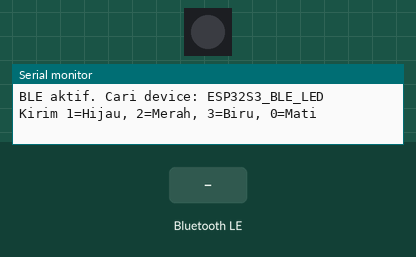
This sketch was run on a simulated ESP32-S3. Shown: 1 RGB LEDs in strip order, left to right, the last lines printed to the serial monitor. The test bench sets the inputs (shaded band). Dim RGB values are drawn brighter than linear; nothing arrives over Bluetooth unless stated; a phone connects over Bluetooth LE 3 s after start.

Above: at 2.4 s.
2.5 s: Bluetooth LE write "1" received
At 3.6 s:
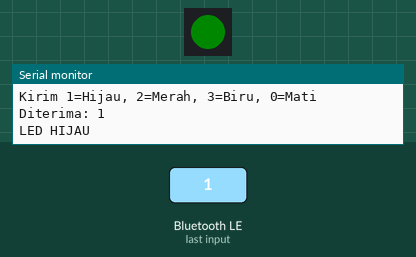
4.0 s: Bluetooth LE write "2" received
At 4.7 s:
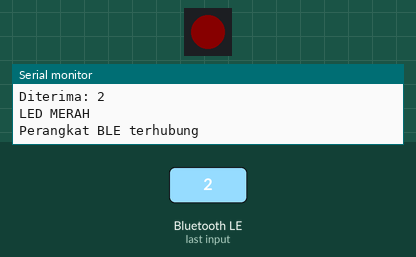
5.7 s: Bluetooth LE write "3" received
At 6.0 s:
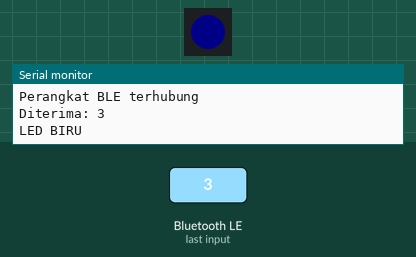
Timing chart, 0 to 8.7 s (numbered marks = the images above; inputs shaded):
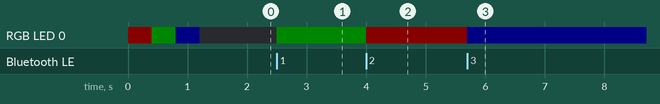

The sketch:

BLE.ino
```cpp
#include <BLEDevice.h>
#include <BLEServer.h>
#include <BLEUtils.h>
#include <BLE2902.h>
#include <Adafruit_NeoPixel.h>

#define LED_PIN 48
#define NUMPIXELS 1

#define SERVICE_UUID        "4fafc201-1fb5-459e-8fcc-c5c9c331914b"
#define CHARACTERISTIC_UUID "beb5483e-36e1-4688-b7f5-ea07361b26a8"

Adafruit_NeoPixel pixels(NUMPIXELS, LED_PIN, NEO_GRB + NEO_KHZ800);

BLECharacteristic *pCharacteristic;
bool deviceConnected = false;

void setLedColor(uint8_t r, uint8_t g, uint8_t b) {
  pixels.setPixelColor(0, pixels.Color(r, g, b));
  pixels.show();
}

class MyServerCallbacks : public BLEServerCallbacks {
  void onConnect(BLEServer* pServer) {
    deviceConnected = true;
    Serial.println("Perangkat BLE terhubung");
  }

  void onDisconnect(BLEServer* pServer) {
    deviceConnected = false;
    Serial.println("Perangkat BLE terputus");
    BLEDevice::startAdvertising();
    Serial.println("Iklan BLE dimulai lagi");
  }
};

class MyCallbacks : public BLECharacteristicCallbacks {
  void onWrite(BLECharacteristic *pCharacteristic) {
    String value = pCharacteristic->getValue();

    if (value.length() > 0) {
      char command = value[0];
      Serial.print("Diterima: ");
      Serial.println(command);

      switch (command) {
        case '1':
          setLedColor(0, 50, 0);   // Hijau
          Serial.println("LED HIJAU");
          break;

        case '2':
          setLedColor(50, 0, 0);   // Merah
          Serial.println("LED MERAH");
          break;

        case '3':
          setLedColor(0, 0, 50);   // Biru
          Serial.println("LED BIRU");
          break;

        case '0':
          pixels.clear();
          pixels.show();
          Serial.println("LED OFF");
          break;

        default:
          Serial.println("Perintah tidak dikenal");
      }
    }
  }
};

void setup() {
  Serial.begin(115200);

  pixels.begin();
  pixels.setBrightness(50);
  pixels.clear();
  pixels.show();

  // Tes awal
  setLedColor(50, 0, 0); delay(400); // merah
  setLedColor(0, 50, 0); delay(400); // hijau
  setLedColor(0, 0, 50); delay(400); // biru
  pixels.clear();
  pixels.show();

  BLEDevice::init("ESP32S3_BLE_LED");

  BLEServer *pServer = BLEDevice::createServer();
  pServer->setCallbacks(new MyServerCallbacks());

  BLEService *pService = pServer->createService(SERVICE_UUID);

  pCharacteristic = pService->createCharacteristic(
    CHARACTERISTIC_UUID,
    BLECharacteristic::PROPERTY_READ |
    BLECharacteristic::PROPERTY_WRITE |
    BLECharacteristic::PROPERTY_NOTIFY
  );

  pCharacteristic->setCallbacks(new MyCallbacks());
  pCharacteristic->setValue("0");
  pCharacteristic->addDescriptor(new BLE2902());

  pService->start();

  BLEAdvertising *pAdvertising = BLEDevice::getAdvertising();
  pAdvertising->addServiceUUID(SERVICE_UUID);
  pAdvertising->setScanResponse(true);
  pAdvertising->start();

  Serial.println("BLE aktif. Cari device: ESP32S3_BLE_LED");
  Serial.println("Kirim 1=Hijau, 2=Merah, 3=Biru, 0=Mati");
}

void loop() {
}
```

Measured:
- after the input at 2.5 s, RGB LED 0: off → RGB(0, 9, 0) at once
- after the input at 4.0 s, RGB LED 0: RGB(0, 9, 0) → RGB(9, 0, 0) at once
- after the input at 5.7 s, RGB LED 0: RGB(9, 0, 0) → RGB(0, 0, 9) at once
